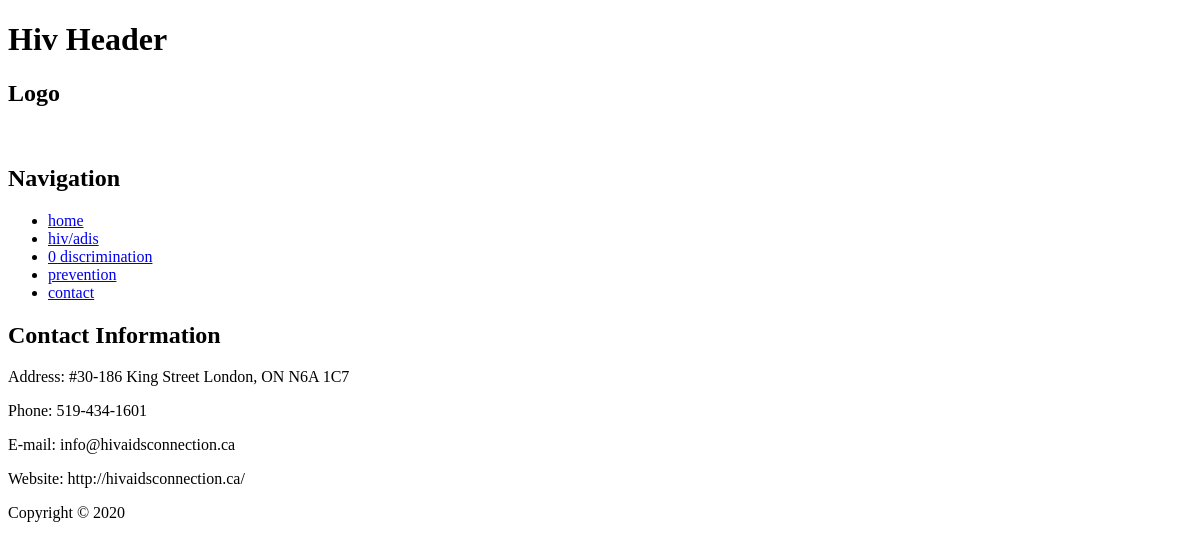
Page /readmore.php on the earlier database version.
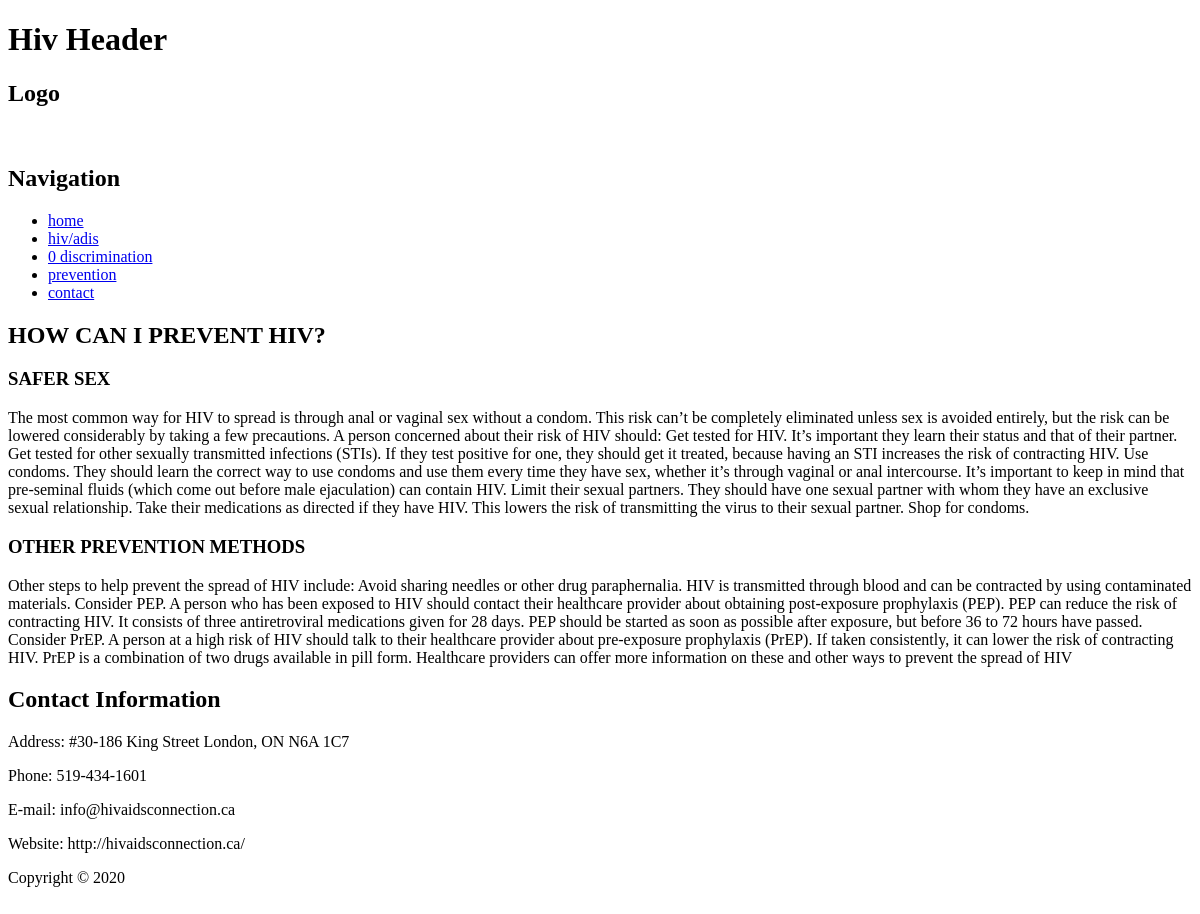
Same page on the later database version.
### tables this page shows
CREATE TABLE `tbl_conInfo` (
  `contact_id` int(11) NOT NULL,
  `contact_title` text NOT NULL,
  `contact_address` text NOT NULL,
  `contact_phone` varchar(250) NOT NULL,
  `contact_email` varchar(250) NOT NULL,
  `contact_website` varchar(250) NOT NULL,
  `contact_note` text NOT NULL
);

CREATE TABLE `tbl_readmore` (
  `readmore_id` int(11) NOT NULL,
  `readmore_title` text NOT NULL,
  `header` text NOT NULL,
  `description` text NOT NULL,
  `sub_header` text NOT NULL,
  `sub_description` text NOT NULL
);

### readmore.php (the view, shortened to what this page needs)
<?php include_once './templates/head.php'?>
<?php include_once './templates/header.php'?>
<?php
function getReadData($conn){
    $getData =$conn->query('SELECT * FROM tbl_readmore');
    while($row = $getData->fetch(PDO::FETCH_ASSOC)) {
        $detail[] = $row;
    }
    return  $detail;
}
$pdo = Database::getInstance()->getConnection();
$detailData = getReadData($pdo);
?>
<?php foreach ($detailData as $detail) {
        echo '<div>' .
                '<h2>'.$detail['readmore_title'].'</h2>'.
             '</div'.
             '<div>' .
                '<h3>'.$detail['header'].'</h3>'.
                '<p>'.$detail['description'].'</p>'.
             '</div'.
             '<br>'.
             '<div>' .
                '<h3>'.$detail['sub_header'].'</h3>'.
                '<p>'.$detail['sub_description'].'</p>'.
             '</div'.
            '</div>';
    } ?>
<?php include_once './templates/footer.php'?>

### templates/head.php (shortened to what this page needs)
<!DOCTYPE html>
<html lang="en">
<head>
    <link rel="stylesheet" href="css/main.css">
</head>
<body>
</body>
</html>

### templates/header.php (shortened to what this page needs)
<header>
    <h1 class="hidden"> Hiv Header</h1>
    <div>
        <div>
            <h2 class="hidden">Logo</h2>
        </div>
        <nav>
            <h2 class="hidden">Navigation</h2>
            <ul>
                <li><a href="index.php">home</a></li>
                <li><a href="#hiv_page">hiv/adis</a></li>
                <li><a href="#discrimination_page">0 discrimination</a></li>
                <li><a href="#prevention">prevention</a></li>
                <li><a href="#contact">contact</a></li>
            </ul>
        </nav>
    </div>
</header>

### templates/footer.php (shortened to what this page needs)
<?php
    function getContactData($conn){
        $getData =$conn->query('SELECT * FROM tbl_conInfo');
        $result = array();
        while($row = $getData->fetch(PDO::FETCH_ASSOC)) {
            $result[] = $row;
        }
        return  $result;
    }
    $pdo = Database::getInstance()->getConnection();
    $contactData = getContactData($pdo);
?>
<footer>
    <h2>Contact Information</h2>
    <?php foreach ($contactData as $contact) {
            echo '<div>' .
                    '<p>Address: '.$contact['contact_address'].'</p>' .
                    '<p>Phone: '.$contact['contact_phone'].'</p>'.
                    '<p>E-mail: '.$contact['contact_email'].'</p>'.
                    '<p>Website: '.$contact['contact_website'].'</p>'.
                '</div>';
        } ?>
    <div>
        <p>Copyright © <?php echo date('Y')?></p>
</footer>

Differences in the rows shown:
added tbl_readmore: readmore_title "HOW CAN I PREVENT HIV?", header "SAFER SEX", description "The most common way for HIV to spread is through anal or vaginal sex without a condom. This risk can’t be completely eliminated unless sex is avoided entirely, but the risk can be lowered considerably by taking a few precautions. A person concerned about their risk of HIV should: Get tested for HIV. It’s important they learn their status and that of their partner. Get tested for other sexually transmitted infections (STIs). If they test positive for one, they should get it treated, because having an STI increases the risk of contracting HIV. Use condoms. They should learn the correct way to use condoms and use them every time they have sex, whether it’s through vaginal or anal intercourse.…", sub_header "OTHER PREVENTION METHODS", sub_description "Other steps to help prevent the spread of HIV include: Avoid sharing needles or other drug paraphernalia. HIV is transmitted through blood and can be contracted by using contaminated materials. Consider PEP. A person who has been exposed to HIV should contact their healthcare provider about obtaining post-exposure prophylaxis (PEP). PEP can reduce the risk of contracting HIV. It consists of three antiretroviral medications given for 28 days. PEP should be started as soon as possible after exposure, but before 36 to 72 hours have passed. Consider PrEP. A person at a high risk of HIV should talk to their healthcare provider about pre-exposure prophylaxis (PrEP). If taken consistently, it can…"
